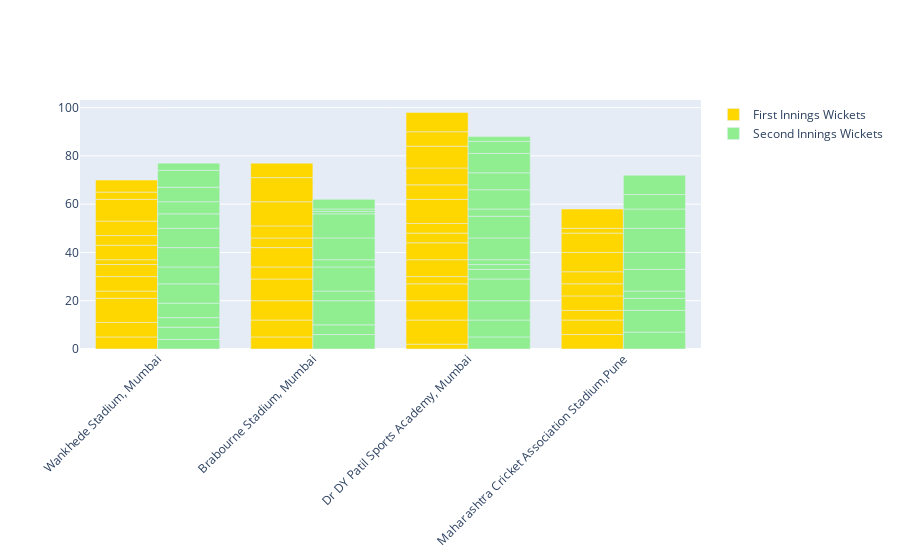

Source (notebook cell):
### Markdown cell above
## Now let’s have a look at whether most of the wickets fall while setting the target or while chasing the target

### Code cell
figure = go.Figure()
figure.add_trace(go.Bar(
    x=data["venue"],
    y=data["first_ings_wkts"],
    name='First Innings Wickets',
    marker_color='gold'))

figure.add_trace(go.Bar(
    x=data["venue"],
    y=data["second_ings_wkts"],
    name='Second Innings Wickets',
    marker_color='lightgreen'
))
    
figure.update_layout(barmode='group', xaxis_tickangle=-45)
figure.show()

### Figure 1 — Plotly figure (JSON) as saved in the notebook; plotly's stock layout.template omitted (floating-point values rounded to 4 significant figures)
{"data": [{"marker": {"color": "gold"}, "name": "First Innings Wickets", "type": "bar", "x": ["Wankhede Stadium, Mumbai", "Brabourne Stadium, Mumbai", "Dr DY Patil Sports Academy, Mumbai", "Wankhede Stadium, Mumbai", "Maharashtra Cricket Association Stadium,Pune", "Dr DY Patil Sports Academy, Mumbai", "Brabourne Stadium, Mumbai", "Wankhede Stadium, Mumbai", "Dr DY Patil Sports Academy, Mumbai", "Maharashtra Cricket Association Stadium,Pune", "Brabourne Stadium, Mumbai", "Dr DY Patil Sports Academy, Mumbai", "Wankhede Stadium, Mumbai", "Maharashtra Cricket Association Stadium,Pune", "Dr DY Patil Sports Academy, Mumbai", "Brabourne Stadium, Mumbai", "Dr DY Patil Sports Academy, Mumbai", "Maharashtra Cricket Association Stadium,Pune", "Brabourne Stadium, Mumbai", "Wankhede Stadium, Mumbai", "Dr DY Patil Sports Academy, Mumbai", "Dr DY Patil Sports Academy, Mumbai", "Maharashtra Cricket Association Stadium,Pune", "Dr DY Patil Sports Academy, Mumbai", "Brabourne Stadium, Mumbai", "Brabourne Stadium, Mumbai", "Wankhede Stadium, Mumbai", "Dr DY Patil Sports Academy, Mumbai", "Maharashtra Cricket Association Stadium,Pune", "Brabourne Stadium, Mumbai", "Dr DY Patil Sports Academy, Mumbai", "Brabourne Stadium, Mumbai", "Dr DY Patil Sports Academy, Mumbai", "Wankhede Stadium, Mumbai", "Dr DY Patil Sports Academy, Mumbai", "Brabourne Stadium, Mumbai", "Wankhede Stadium, Mumbai", "Wankhede Stadium, Mumbai", "Maharashtra Cricket Association Stadium,Pune", "Wankhede Stadium, Mumbai", "Wankhede Stadium, Mumbai", "Maharashtra Cricket Association Stadium,Pune", "Brabourne Stadium, Mumbai", "Dr DY Patil Sports Academy, Mumbai", "Wankhede Stadium, Mumbai", "Maharashtra Cricket Association Stadium,Pune", "Wankhede Stadium, Mumbai", "Dr DY Patil Sports Academy, Mumbai", "Maharashtra Cricket Association Stadium,Pune", "Brabourne Stadium, Mumbai", "Brabourne Stadium, Mumbai", "Wankhede Stadium, Mumbai", "Maharashtra Cricket Association Stadium,Pune"], "y": [5.0, 5.0, 2.0, 6.0, 6.0, 10.0, 7.0, 10.0, 8.0, 6.0, 8.0, 7.0, 3.0, 4.0, 3.0, 9.0, 7.0, 6.0, 5.0, 6.0, 7.0, 4.0, 5.0, 4.0, 8.0, 4.0, 5.0, 10.0, 5.0, 5.0, 6.0, 10.0, 7.0, 2.0, 9.0, 10.0, 6.0, 4.0, 8.0, 6.0, 9.0, 8.0, 6.0, 6.0, 3.0, 2.0, 5.0, 8.0, 8.0, NaN, NaN, NaN, NaN]}, {"marker": {"color": "lightgreen"}, "name": "Second Innings Wickets", "type": "bar", "x": ["Wankhede Stadium, Mumbai", "Brabourne Stadium, Mumbai", "Dr DY Patil Sports Academy, Mumbai", "Wankhede Stadium, Mumbai", "Maharashtra Cricket Association Stadium,Pune", "Dr DY Patil Sports Academy, Mumbai", "Brabourne Stadium, Mumbai", "Wankhede Stadium, Mumbai", "Dr DY Patil Sports Academy, Mumbai", "Maharashtra Cricket Association Stadium,Pune", "Brabourne Stadium, Mumbai", "Dr DY Patil Sports Academy, Mumbai", "Wankhede Stadium, Mumbai", "Maharashtra Cricket Association Stadium,Pune", "Dr DY Patil Sports Academy, Mumbai", "Brabourne Stadium, Mumbai", "Dr DY Patil Sports Academy, Mumbai", "Maharashtra Cricket Association Stadium,Pune", "Brabourne Stadium, Mumbai", "Wankhede Stadium, Mumbai", "Dr DY Patil Sports Academy, Mumbai", "Dr DY Patil Sports Academy, Mumbai", "Maharashtra Cricket Association Stadium,Pune", "Dr DY Patil Sports Academy, Mumbai", "Brabourne Stadium, Mumbai", "Brabourne Stadium, Mumbai", "Wankhede Stadium, Mumbai", "Dr DY Patil Sports Academy, Mumbai", "Maharashtra Cricket Association Stadium,Pune", "Brabourne Stadium, Mumbai", "Dr DY Patil Sports Academy, Mumbai", "Brabourne Stadium, Mumbai", "Dr DY Patil Sports Academy, Mumbai", "Wankhede Stadium, Mumbai", "Dr DY Patil Sports Academy, Mumbai", "Brabourne Stadium, Mumbai", "Wankhede Stadium, Mumbai", "Wankhede Stadium, Mumbai", "Maharashtra Cricket Association Stadium,Pune", "Wankhede Stadium, Mumbai", "Wankhede Stadium, Mumbai", "Maharashtra Cricket Association Stadium,Pune", "Brabourne Stadium, Mumbai", "Dr DY Patil Sports Academy, Mumbai", "Wankhede Stadium, Mumbai", "Maharashtra Cricket Association Stadium,Pune", "Wankhede Stadium, Mumbai", "Dr DY Patil Sports Academy, Mumbai", "Maharashtra Cricket Association Stadium,Pune", "Brabourne Stadium, Mumbai", "Brabourne Stadium, Mumbai", "Wankhede Stadium, Mumbai", "Maharashtra Cricket Association Stadium,Pune"], "y": [4.0, 6.0, 5.0, 5.0, 7.0, 7.0, 4.0, 4.0, 8.0, 9.0, 10.0, 9.0, 6.0, 5.0, 4.0, 4.0, 2.0, 3.0, 10.0, 8.0, 2.0, 9.0, 9.0, 9.0, 3.0, 9.0, 7.0, 3.0, 7.0, 10.0, 8.0, 1.0, 7.0, 8.0, 8.0, 1.0, 8.0, 6.0, 10.0, 5.0, 6.0, 8.0, 4.0, 5.0, 7.0, 6.0, 3.0, 2.0, 8.0, NaN, NaN, NaN, NaN]}], "layout": {"barmode": "group", "xaxis": {"tickangle": -45}}}
